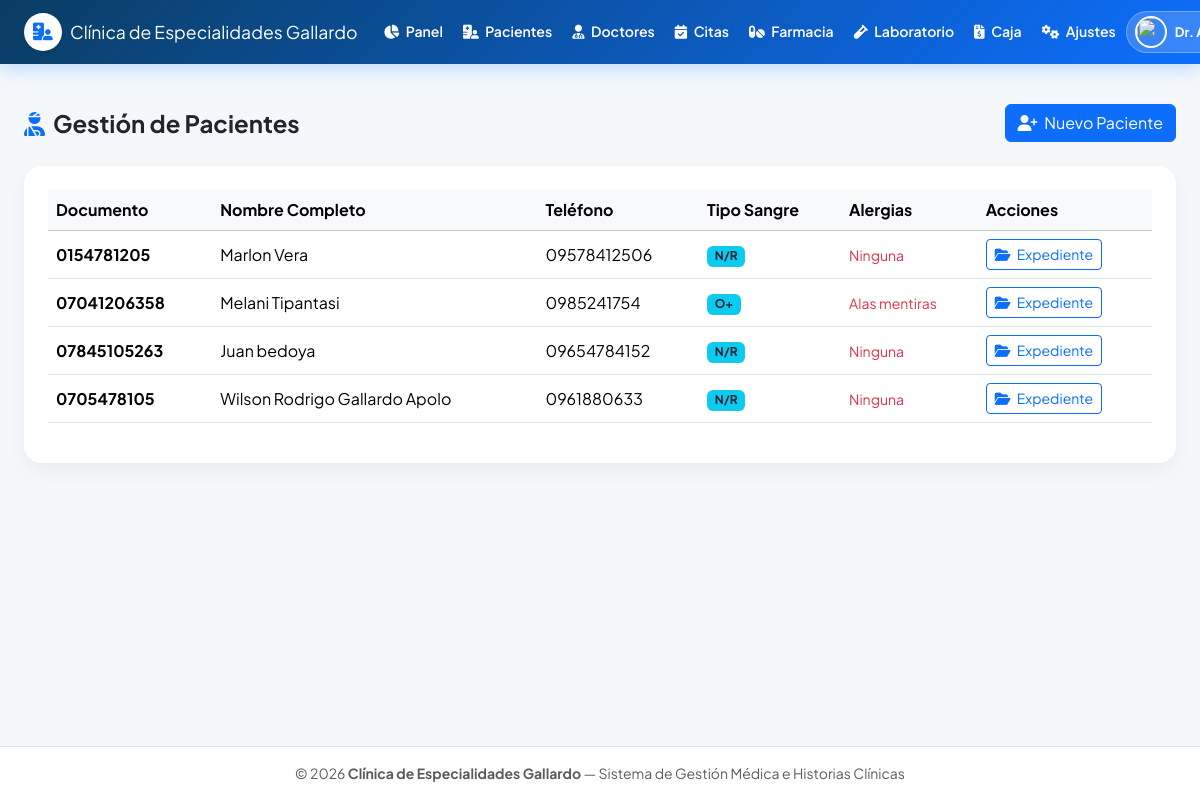
The app's page /pacientes.php (signed in) with its own data.
### tables this page shows
CREATE TABLE configuracion (
            clave TEXT PRIMARY KEY,
            valor TEXT
        );

CREATE TABLE pacientes (
            id INTEGER PRIMARY KEY AUTOINCREMENT,
            documento TEXT UNIQUE NOT NULL,
            nombre TEXT NOT NULL,
            telefono TEXT,
            email TEXT,
            fecha_nacimiento DATE,
            sangre TEXT,
            alergias TEXT
        );

### config/database.php (called while the page is built, shortened)
<?php
class Database {
    private static $pdo = null;
    private static $dbFile = __DIR__ . '/citas_medicas.db';
    public static function connect() {
        if (self::$pdo !== null) {
            return self::$pdo;
        }
        try {
            self::$pdo = new PDO("sqlite:" . self::$dbFile);
            self::$pdo->setAttribute(PDO::ATTR_ERRMODE, PDO::ERRMODE_EXCEPTION);
            self::$pdo->setAttribute(PDO::ATTR_DEFAULT_FETCH_MODE, PDO::FETCH_ASSOC);
            self::$pdo->exec("PRAGMA busy_timeout = 5000;");
            return self::$pdo;
        } catch (PDOException $e) {
            die("Error al conectar con la base de datos: " . $e->getMessage());
        }
    }
    public static function getConfig($clave) {
        try {
            $pdo = self::connect();
            $stmt = $pdo->prepare("SELECT valor FROM configuracion WHERE clave = ?");
            $stmt->execute([$clave]);
            $res = $stmt->fetch();
            return $res ? $res['valor'] : '';
        } catch (Exception $e) {
            return '';
        }
    }
}

### pacientes.php (the view, shortened to what this page needs)
<?php
require_once 'config/database.php';
require_once 'includes/header.php';
$pdo = Database::connect();
$stmt = $pdo->query("SELECT * FROM pacientes ORDER BY id DESC");
$pacientes = $stmt->fetchAll();
?>
<div class="d-flex justify-content-between align-items-center mb-4">
    <h4 class="fw-bold mb-0"><i class="fa-solid fa-user-injured text-primary me-2"></i>Gestión de Pacientes</h4>
    <button class="btn btn-primary" data-bs-toggle="modal" data-bs-target="#modalPaciente">
        <i class="fa-solid fa-user-plus me-1"></i> Nuevo Paciente
    </button>
</div>
<div class="card card-custom p-4 bg-white">
    <div class="table-responsive">
        <table class="table table-hover align-middle">
            <thead class="table-light">
                <tr>
                    <th>Documento</th>
                    <th>Nombre Completo</th>
                    <th>Teléfono</th>
                    <th>Tipo Sangre</th>
                    <th>Alergias</th>
                    <th>Acciones</th>
                </tr>
            </thead>
            <tbody>
                <?php if (empty($pacientes)): ?>
                    <tr><td colspan="6" class="text-center text-muted py-4">No existen pacientes registrados en el sistema.</td></tr>
                <?php else: ?>
                    <?php foreach ($pacientes as $p): ?>
                        <tr>
                            <td><strong><?= htmlspecialchars($p['documento']) ?></strong></td>
                            <td><?= htmlspecialchars($p['nombre']) ?></td>
                            <td><?= htmlspecialchars($p['telefono'] ?: 'N/A') ?></td>
                            <td><span class="badge bg-info text-dark"><?= htmlspecialchars($p['sangre'] ?: 'N/R') ?></span></td>
                            <td><small class="text-danger"><?= htmlspecialchars($p['alergias'] ?: 'Ninguna') ?></small></td>
                            <td>
                                <a href="historia.php?paciente_id=<?= $p['id'] ?>" class="btn btn-sm btn-outline-primary">
                                    <i class="fa-solid fa-folder-open me-1"></i> Expediente
                                </a>
                            </td>
                        </tr>
                    <?php endforeach; ?>
                <?php endif; ?>
            </tbody>
        </table>
    </div>
</div>
<?php require_once 'includes/footer.php'; ?>

### includes/header.php (shortened to what this page needs)
<?php
require_once __DIR__ . '/../config/database.php';
$nombre_clinica = 'Clínica Gallardo';
$foto_usuario = $_SESSION['usuario_foto'] ?? '';
try {
    $nombre_clinica = Database::getConfig('nombre_clinica') ?: $nombre_clinica;
} catch (Exception $e) {}
?>
<!DOCTYPE html>
<html lang="es">
<head>
    <link href="https://cdn.jsdelivr.net/npm/bootstrap@5.3.2/dist/css/bootstrap.min.css" rel="stylesheet">
    <link rel="stylesheet" href="https://cdnjs.cloudflare.com/ajax/libs/font-awesome/6.4.2/css/all.min.css">
</head>
<body>
<?php if (isset($_SESSION['usuario_id'])): ?>
<nav class="navbar navbar-expand-xl navbar-dark navbar-custom mb-4">
    <div class="container-fluid px-3 px-lg-4">
        <a class="navbar-brand d-flex align-items-center fw-extrabold me-3" href="dashboard.php">
            <span class="bg-white text-primary rounded-circle me-2 d-inline-flex align-items-center justify-content-center shadow-sm" style="width:38px; height:38px;">
                <i class="fa-solid fa-hospital-user text-primary"></i>
            </span>
            <span class="d-none d-sm-inline"><?= htmlspecialchars($nombre_clinica) ?></span>
        </a>
        <div class="collapse navbar-collapse" id="navbarNav">
            <ul class="navbar-nav me-auto mb-2 mb-xl-0 align-items-xl-center">
                <li class="nav-item">
                    <a class="nav-link text-white" href="dashboard.php"><i class="fa-solid fa-chart-pie me-1"></i> Panel</a>
                </li>
                <li class="nav-item">
                    <a class="nav-link text-white" href="pacientes.php"><i class="fa-solid fa-hospital-user me-1"></i> Pacientes</a>
                </li>
                <li class="nav-item">
                    <a class="nav-link text-white" href="doctores.php"><i class="fa-solid fa-user-doctor me-1"></i> Doctores</a>
                </li>
                <li class="nav-item">
                    <a class="nav-link text-white" href="citas.php"><i class="fa-solid fa-calendar-check me-1"></i> Citas</a>
                </li>
                <li class="nav-item">
                    <a class="nav-link text-white" href="farmacia.php"><i class="fa-solid fa-pills me-1"></i> Farmacia</a>
                </li>
                <li class="nav-item">
                    <a class="nav-link text-white" href="laboratorio.php"><i class="fa-solid fa-vial me-1"></i> Laboratorio</a>
                </li>
                <li class="nav-item">
                    <a class="nav-link text-white" href="facturacion.php"><i class="fa-solid fa-file-invoice-dollar me-1"></i> Caja</a>
                </li>
                <li class="nav-item">
                    <a class="nav-link text-white" href="configuracion.php"><i class="fa-solid fa-gears me-1"></i> Ajustes</a>
                </li>
            </ul>
            <div class="d-flex align-items-center flex-wrap gap-2 mt-2 mt-xl-0 flex-shrink-0">
                <div class="user-chip text-white rounded-pill px-2 py-1 d-flex align-items-center">
                    <?php if ($foto_usuario): ?>
                        <img src="<?= htmlspecialchars($foto_usuario) ?>" class="user-avatar-nav me-2">
                    <?php else: ?>
                        <span class="bg-white text-primary rounded-circle d-inline-flex align-items-center justify-content-center me-2" style="width:28px; height:28px; font-size:12px;">
                            <i class="fa-solid fa-user-doctor"></i>
                        </span>
                    <?php endif; ?>
                    <span class="fw-bold pe-2"><?= htmlspecialchars($_SESSION['usuario_nombre'] ?? 'Usuario') ?></span>
                </div>
            </div>
        </div>
    </div>
</nav>
<?php endif; ?>
<main class="container-fluid px-3 px-lg-4 my-3">

### includes/footer.php (shortened to what this page needs)
</main>
<footer class="text-center py-3 text-muted small mt-auto border-top bg-white">
    <div class="container-fluid">
        © <?= date('Y') ?> <strong><?= htmlspecialchars($nombre_clinica ?? 'Clínica Gallardo') ?></strong> — Sistema de Gestión Médica e Historias Clínicas
    </div>
</footer>
</body>
</html>

### includes/header.php (style rules this page uses)
html, body { max-width: 100%; overflow-x: hidden; }
body { background: #f4f8fb; font-family: 'Plus Jakarta Sans', sans-serif; min-height: 100vh; display: flex; flex-direction: column; }
.navbar-custom { background: linear-gradient(135deg, #0a3d62 0%, #0d6efd 100%); box-shadow: 0 4px 18px rgba(13, 110, 253, 0.25); padding-top: 8px; padding-bottom: 8px; }
.navbar-brand { font-size: 1.1rem; white-space: nowrap; }
.nav-link { font-size: 0.88rem; font-weight: 600; padding-left: 10px !important; padding-right: 10px !important; white-space: nowrap; transition: all 0.2s ease-in-out; }
.card-custom { border-radius: 18px; box-shadow: 0 8px 20px rgba(0,0,0,0.05); border: none; }
main { flex: 1; }
.user-avatar-nav { width: 32px; height: 32px; border-radius: 50%; object-fit: cover; border: 2px solid white; }
.user-chip { background: rgba(255, 255, 255, 0.18); border: 1px solid rgba(255, 255, 255, 0.3); backdrop-filter: blur(6px); font-size: 0.82rem; }

### records on screen
configuracion: valor "Clínica de Especialidades Gallardo"
pacientes: documento "0154781205", nombre "Marlon Vera", telefono "09578412506", sangre "N/R", alergias "Ninguna"
pacientes: documento "07041206358", nombre "Melani Tipantasi", telefono "0985241754", sangre "O+", alergias "Alas mentiras"
pacientes: documento "07845105263", nombre "Juan bedoya", telefono "09654784152", sangre "N/R", alergias "Ninguna"
pacientes: documento "0705478105", nombre "Wilson Rodrigo Gallardo Apolo", telefono "0961880633", sangre "N/R", alergias "Ninguna"

### other values on screen
$_SESSION['usuario_nombre'] "Dr.…"
